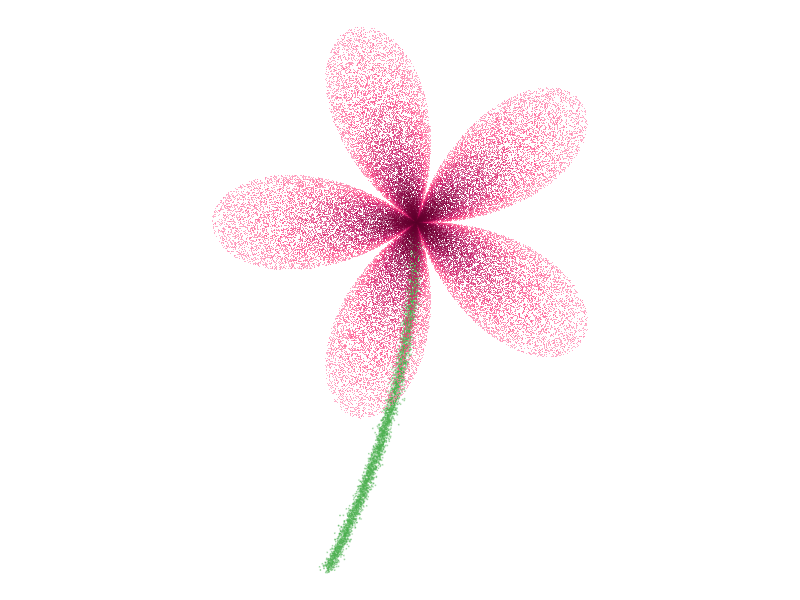

Reproduce this figure in R.
# -------------------------------------------------------
# PROYECTO: Banana Plot #01 - El Hibisco (Tallo + Flor)
# AUTOR: Dylan Díaz (@banana.plot)
# -------------------------------------------------------

library(ggplot2)
library(dplyr)

# 1. PARÁMETROS
n_puntos_flor <- 100000
n_puntos_tallo <- 5000 # Menos puntos para el tallo, para que sea sutil
set.seed(123)

# 2. DATOS DE LA FLOR (Hibisco de 5 pétalos)
flor_datos <- tibble(
  theta = runif(n_puntos_flor, 0, 2 * pi),
  r_intento = runif(n_puntos_flor, 0, 1)
) %>%
  mutate(
    # La fórmula de los 5 pétalos
    limite_petalo = abs(sin(2.5 * theta)) * 0.9 + 0.1
  ) %>%
  filter(r_intento <= limite_petalo) %>%
  mutate(
    # Movemos la flor un poco hacia arriba (y + 0.2) para que quede sobre el tallo
    x = r_intento * cos(theta),
    y = r_intento * sin(theta) + 0.2, 
    dist_centro = r_intento / limite_petalo
  )

# 3. DATOS DEL TALLO (Curva Cuadrática)
tallo_datos <- tibble(
  y = seq(-1.5, 0.2, length.out = n_puntos_tallo),
  # Curva suave hacia la izquierda
  x_base = -0.15 * (y - 0.2)^2, 
  # Ruido para efecto puntillista
  x = x_base + rnorm(n_puntos_tallo, sd = 0.015), 
  y_final = y + rnorm(n_puntos_tallo, sd = 0.01)
)

# 4. EL PLOT (A prueba de fallos)
ggplot() +
  
  # CAPA 1: EL TALLO
  # Lo pintamos de un color verde fijo y transparente
  geom_point(data = tallo_datos, aes(x = x, y = y_final), 
             color = "#4CAF50", size = 0.05, alpha = 0.3) +
  
  # CAPA 2: LA FLOR
  # Aquí sí usamos aes(color=...) para el gradiente rosa
  geom_point(data = flor_datos, aes(x = x, y = y, color = dist_centro), 
             size = 0.05, alpha = 0.6, shape = 16) +
  
  # ESCALA DE COLOR (Solo afecta a la flor)
  scale_color_gradientn(colours = c("#560027", "#C51162", "#FF4081", "#FF80AB")) +
  
  # ESTÉTICA FINAL
  coord_fixed() +
  theme_void() +
  theme(
    legend.position = "none",
    plot.background = element_rect(fill = "white", color = NA), # Fondo casi negro
    plot.margin = margin(0, 0, 0, 0, "cm")
  )

# ggsave("hibisco_final.png", width = 8, height = 8, dpi = 300)
